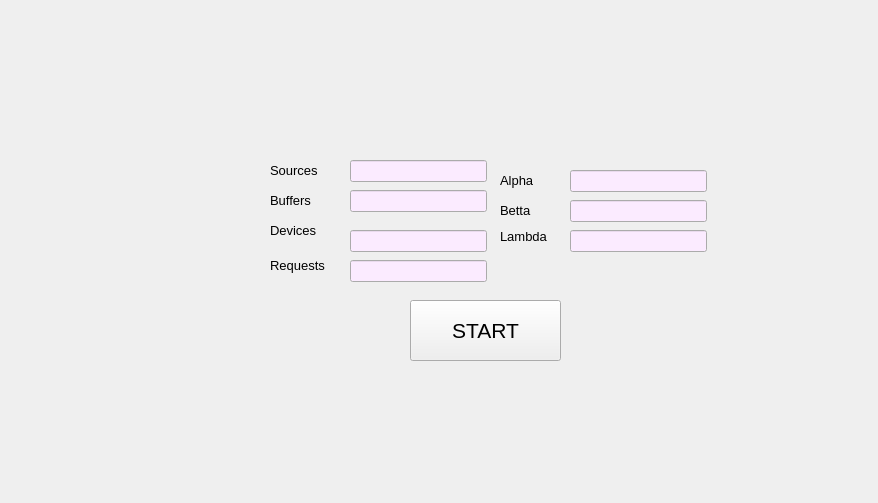
<?xml version="1.0" encoding="UTF-8"?>
<ui version="4.0">
 <class>Configure</class>
 <widget class="QWidget" name="Configure">
  <property name="geometry">
   <rect>
    <x>0</x>
    <y>0</y>
    <width>878</width>
    <height>503</height>
   </rect>
  </property>
  <property name="palette">
   <palette>
    <active>
     <colorrole role="Base">
      <brush brushstyle="SolidPattern">
       <color alpha="255">
        <red>251</red>
        <green>235</green>
        <blue>255</blue>
       </color>
      </brush>
     </colorrole>
    </active>
    <inactive>
     <colorrole role="Base">
      <brush brushstyle="SolidPattern">
       <color alpha="255">
        <red>251</red>
        <green>235</green>
        <blue>255</blue>
       </color>
      </brush>
     </colorrole>
    </inactive>
    <disabled>
     <colorrole role="Base">
      <brush brushstyle="SolidPattern">
       <color alpha="255">
        <red>240</red>
        <green>240</green>
        <blue>240</blue>
       </color>
      </brush>
     </colorrole>
    </disabled>
   </palette>
  </property>
  <property name="windowTitle">
   <string>Form</string>
  </property>
  <widget class="QPushButton" name="buttonConfigure">
   <property name="geometry">
    <rect>
     <x>410</x>
     <y>300</y>
     <width>151</width>
     <height>61</height>
    </rect>
   </property>
   <property name="font">
    <font>
     <family>Arial</family>
     <pointsize>16</pointsize>
     <underline>false</underline>
     <strikeout>false</strikeout>
    </font>
   </property>
   <property name="styleSheet">
    <string notr="true">#buttonConfigure {

-webkit-box-shadow: inset 0 1px 0 rgba(255, 255, 255, 0.2), 0 1px 2px rgba(0, 0, 0, 0.08);
-moz-box-shadow: inset 0 1px 0 rgba(255, 255, 255, 0.2), 0 1px 2px rgba(0, 0, 0, 0.08);
box-shadow: inset 0 1px 0 rgba(255, 255, 255, 0.2), 0 1px 2px rgba(0, 0, 0, 0.08);
color: #fff;
display:block;

text-align: center;
font-family: Arial, Helvetica, sans-serif;



text-decoration: none;
text-shadow: 0 1px 1px rgba(0, 0, 0, 0.075);
-webkit-transition: background-color 0.1s linear;
-moz-transition: background-color 0.1s linear;
-o-transition: background-color 0.1s linear;
transition: background-color 0.1s linear;


background-color: rgb(171, 98, 192 );
border: 1px solid rgb( 33, 126, 74 );
div { border-radius: 10px; }
}

#buttonConfigure:hover {
background-color: rgb( 111, 55, 125 );
}
</string>
   </property>
   <property name="text">
    <string>START</string>
   </property>
  </widget>
  <widget class="QLabel" name="label_8">
   <property name="geometry">
    <rect>
     <x>460</x>
     <y>380</y>
     <width>55</width>
     <height>16</height>
    </rect>
   </property>
   <property name="text">
    <string/>
   </property>
  </widget>
  <widget class="QLineEdit" name="editNumSourc">
   <property name="geometry">
    <rect>
     <x>350</x>
     <y>160</y>
     <width>137</width>
     <height>22</height>
    </rect>
   </property>
  </widget>
  <widget class="QLineEdit" name="editNumBuff">
   <property name="geometry">
    <rect>
     <x>350</x>
     <y>190</y>
     <width>137</width>
     <height>22</height>
    </rect>
   </property>
  </widget>
  <widget class="QLineEdit" name="editNumDev">
   <property name="geometry">
    <rect>
     <x>350</x>
     <y>230</y>
     <width>137</width>
     <height>22</height>
    </rect>
   </property>
  </widget>
  <widget class="QLineEdit" name="editAlpha">
   <property name="geometry">
    <rect>
     <x>570</x>
     <y>170</y>
     <width>137</width>
     <height>22</height>
    </rect>
   </property>
  </widget>
  <widget class="QLineEdit" name="editNumReq">
   <property name="geometry">
    <rect>
     <x>350</x>
     <y>260</y>
     <width>137</width>
     <height>22</height>
    </rect>
   </property>
  </widget>
  <widget class="QLineEdit" name="editBeta">
   <property name="geometry">
    <rect>
     <x>570</x>
     <y>200</y>
     <width>137</width>
     <height>22</height>
    </rect>
   </property>
  </widget>
  <widget class="QLineEdit" name="editLambda">
   <property name="geometry">
    <rect>
     <x>570</x>
     <y>230</y>
     <width>137</width>
     <height>22</height>
    </rect>
   </property>
  </widget>
  <widget class="QLabel" name="label_2">
   <property name="geometry">
    <rect>
     <x>270</x>
     <y>190</y>
     <width>61</width>
     <height>21</height>
    </rect>
   </property>
   <property name="font">
    <font>
     <pointsize>10</pointsize>
    </font>
   </property>
   <property name="text">
    <string>Buffers</string>
   </property>
  </widget>
  <widget class="QLabel" name="label">
   <property name="geometry">
    <rect>
     <x>270</x>
     <y>160</y>
     <width>51</width>
     <height>20</height>
    </rect>
   </property>
   <property name="font">
    <font>
     <pointsize>10</pointsize>
    </font>
   </property>
   <property name="text">
    <string>Sources</string>
   </property>
  </widget>
  <widget class="QLabel" name="label_3">
   <property name="geometry">
    <rect>
     <x>270</x>
     <y>220</y>
     <width>51</width>
     <height>21</height>
    </rect>
   </property>
   <property name="font">
    <font>
     <pointsize>10</pointsize>
    </font>
   </property>
   <property name="text">
    <string>Devices</string>
   </property>
  </widget>
  <widget class="QLabel" name="label_4">
   <property name="geometry">
    <rect>
     <x>270</x>
     <y>250</y>
     <width>81</width>
     <height>31</height>
    </rect>
   </property>
   <property name="font">
    <font>
     <pointsize>10</pointsize>
    </font>
   </property>
   <property name="text">
    <string>Requests</string>
   </property>
  </widget>
  <widget class="QLabel" name="label_7">
   <property name="geometry">
    <rect>
     <x>500</x>
     <y>226</y>
     <width>61</width>
     <height>21</height>
    </rect>
   </property>
   <property name="font">
    <font>
     <pointsize>10</pointsize>
    </font>
   </property>
   <property name="text">
    <string>Lambda</string>
   </property>
  </widget>
  <widget class="QLabel" name="label_6">
   <property name="geometry">
    <rect>
     <x>500</x>
     <y>200</y>
     <width>51</width>
     <height>21</height>
    </rect>
   </property>
   <property name="font">
    <font>
     <pointsize>10</pointsize>
    </font>
   </property>
   <property name="text">
    <string>Betta</string>
   </property>
  </widget>
  <widget class="QLabel" name="label_5">
   <property name="geometry">
    <rect>
     <x>500</x>
     <y>170</y>
     <width>51</width>
     <height>21</height>
    </rect>
   </property>
   <property name="font">
    <font>
     <pointsize>10</pointsize>
    </font>
   </property>
   <property name="text">
    <string>Alpha</string>
   </property>
  </widget>
 </widget>
 <resources/>
 <connections/>
</ui>
